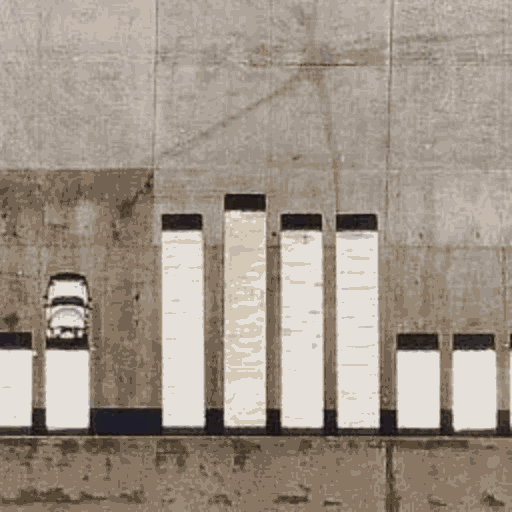
#> input picture ImageAugmentationScript/ORIGINAL_IMAGES/16_TD.jpg, 512 x 512 px; its folder holds only this picture in this run
$ python script.py   (older library calls are emulated)
#> lines starting #> are read from the running program, lines starting #| are printed output that depends on the picture
import warnings
warnings.filterwarnings('ignore')
import numpy as np
import skimage.io as io
from skimage.transform import rotate, AffineTransform, warp
from skimage.util import random_noise
from skimage.filters import gaussian
import matplotlib.pyplot as plt
import os
from os.path import isfile

mypath = 'ORIGINAL_IMAGES/'
(_, _, filenames) = next(os.walk(mypath))

for f in filenames:
    print(f)
    path = mypath + str(f)
    image = io.imread(path)
#> image is the input picture: shape (512, 512, 3); mean R, G, B 160.5, 148.7, 136
    #Rotated Images
    rotated1 = rotate(image, angle = 45, mode = 'wrap')
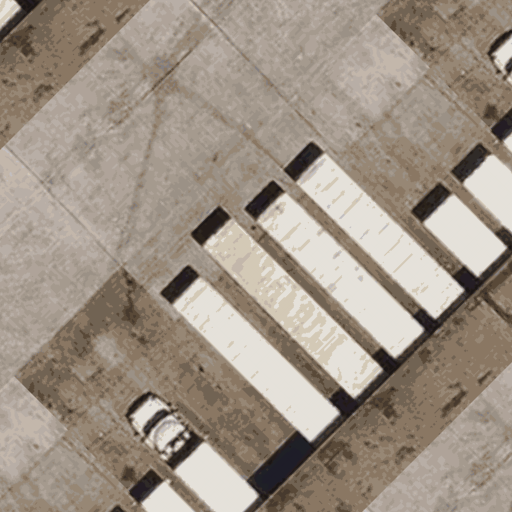
#> rotated1: shape (512, 512, 3) float64; mean R, G, B 0.624, 0.577, 0.526
    rotated2 = rotate(image, angle = 135, mode = 'wrap')
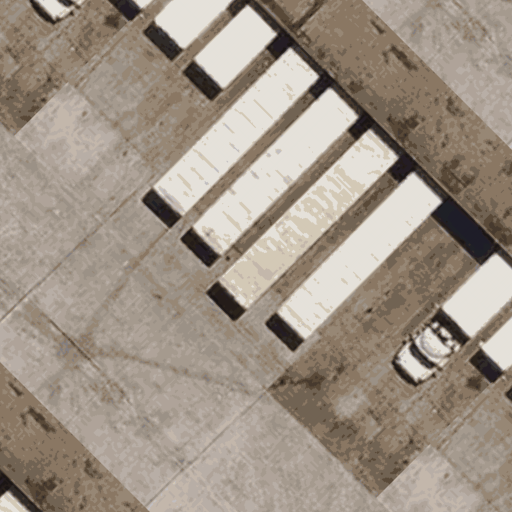
#> rotated2: shape (512, 512, 3) float64; mean R, G, B 0.624, 0.577, 0.526

#> (the run stopped early here; a loop or call above may not have finished)
